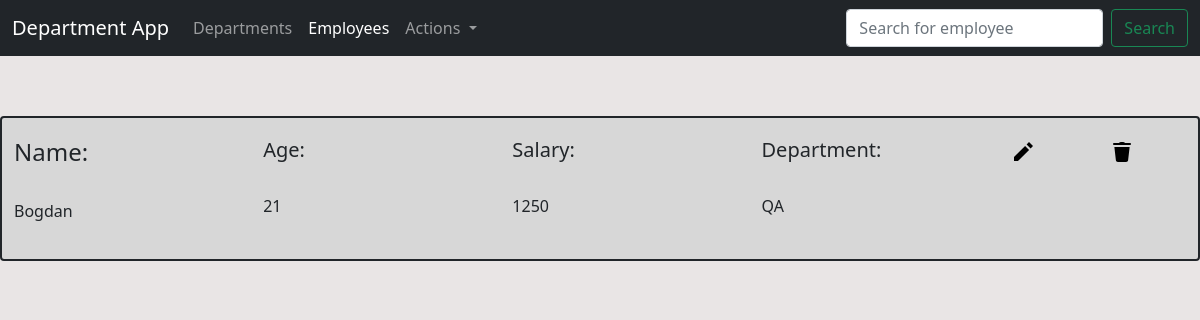
Page /employees on the earlier database version.
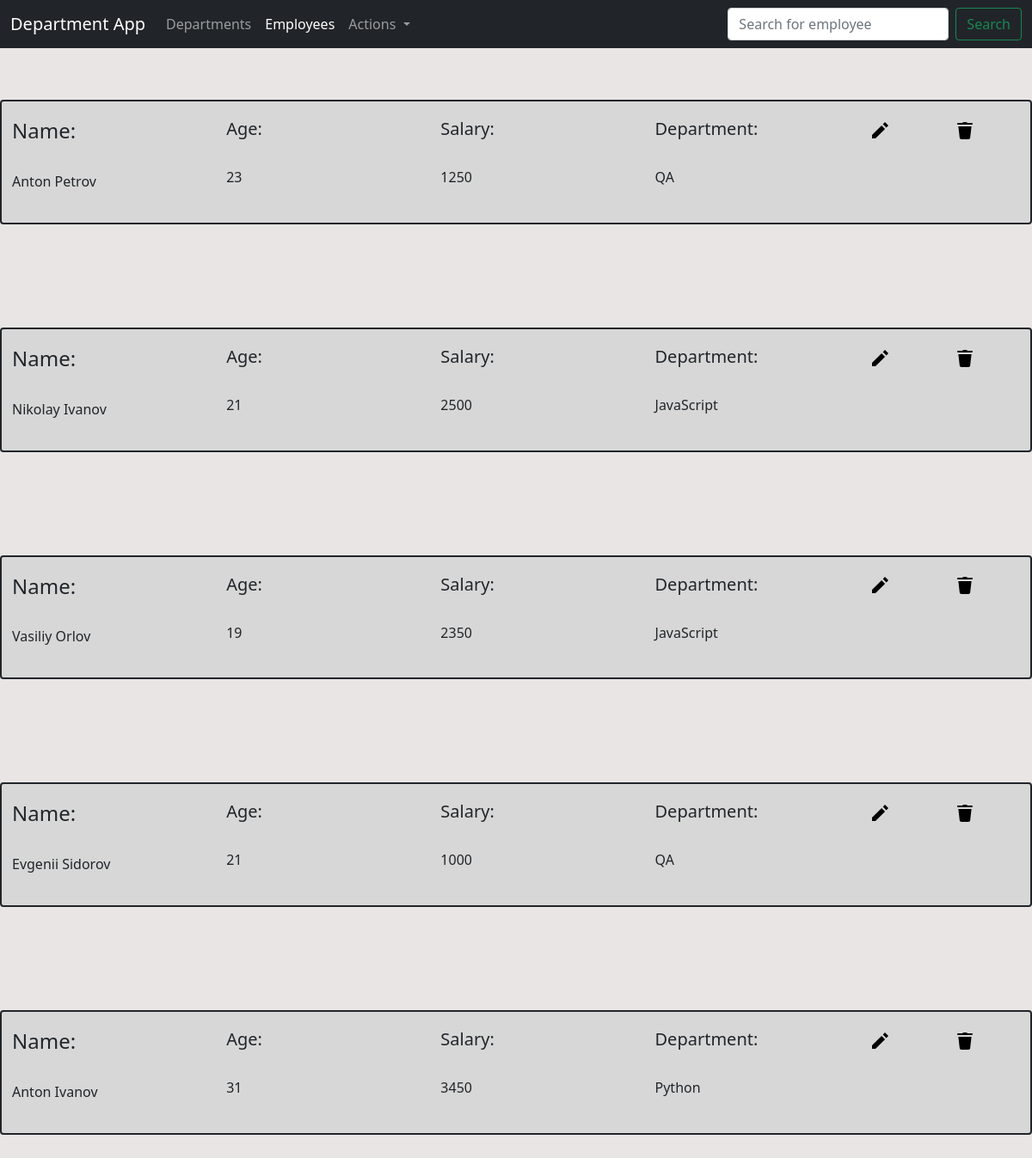
Same page on the later database version.
### department_app/models/employee_model.py (models this page shows, shortened)
class Employees(db.Model):
    id = db.Column(db.Integer, primary_key = True)
    emp_name = db.Column(db.String(50), nullable = False)
    emp_db = db.Column(db.String, nullable = False)
    emp_salary = db.Column(db.Integer, nullable = False)
    emp_department = db.Column(db.String(50), nullable = False)

### department_app/views/employees_view.py (the view)
@app.route("/employees")
def employees():
    age = {elem.id: count_age(elem.id) for elem in Employees.query.all()}
    return render_template('employees.html', all_emps = Employees.query.all(), age = age, menu = menu, dropdown = dropdown, title = 'Employees')

### department_app/service/common_funcs.py (called while the page is built)
def count_age(emp):
    temp = datetime.datetime.strptime(Employees.query.filter_by(id = emp).first().emp_db, "%Y-%m-%d")
    today = datetime.date.today()
    return today.year - temp.year - ((today.month, today.day) < (temp.month, temp.day))

### department_app/templates/employees.html (shortened to what this page needs)
{% extends 'base.html' %}
{% block content %}
{% for data in all_emps %}
    <section id="section-{{data.id}}">
      <div class="container-xxl">
        <div class="row">
          <span class="border border-dark border-2 rounded"  style="background-color: #D7D7D7;">
              <div class="row">
                  <div class="col">
                    <h4>Name:</h4>
                    <br>
                    <p>{{ data.emp_name }}</p>
                  </div>
                  <div class="col">
                    <h5>Age:</h5>
                    <br>
                    <p>{{age[data.id]}}</p>
                  </div>
                  <div class="col">
                    <h5>Salary:</h5>
                    <br>
                    <p>{{ data.emp_salary }}</p>
                  </div>
                  <div class="col">
                    <h5>Department:</h5>
                    <br>
                    <p>{{ data.emp_department }}</p>
                  </div>
                  <div class="col-1 align-items-end">
                    <a id="edit-{{data.id}}" href="employees/edit/{{data.id}}">
                      <img src = "../static/images/icons8-edit-24.svg", alt="Edit" style="padding-right: 60px">
                    </a>
                  </div>
                  <div class="col-1 align-items-end">
                    <a id="delete-{{data.id}}" href="employees/delete/{{data.id}}">
                      <img src = "../static/images/icons8-delete-24.svg", alt="Delete">
                    </a>
                  </div>
                </div>
          </span>
        </div>
      </div>
  </section>
{% endfor %}
{% endblock -%}

### department_app/templates/base.html (shortened to what this page needs)
<!DOCTYPE html>
<html lang="en">
<head>
    <link href="https://cdn.jsdelivr.net/npm/bootstrap@5.1.3/dist/css/bootstrap.min.css" rel="stylesheet">
    <link rel="stylesheet" href="../static/css/styles.css">
  </head>
<body>
    <header>
        <nav class="navbar navbar-expand-lg navbar-dark bg-dark">
            <div class="container-xxl">
              <a class="navbar-brand" href="{{ url_for('index') }}">Department App</a>
              <div class="collapse navbar-collapse" id="navbarSupportedContent">
                <ul class="navbar-nav me-auto mb-2 mb-lg-0">
                  {% for m in menu -%}
                  <li class="nav-item">
                    <a class="nav-link {{m.status}}" href="{{url_for(m.url)}}">{{m.name}}</a>
                  </li>
                  {% endfor -%}
                  <li class="nav-item dropdown">
                    <a class="nav-link dropdown-toggle" href="#" id="navbarDropdown" role="button" data-bs-toggle="dropdown" aria-expanded="false">
                      Actions
                    </a>
                  </li>
                </ul>
                <form class="d-flex" method="POST" action="{{url_for('search_by_name')}}">
                  <input name="search_str" class="form-control me-2" type="text" placeholder="Search for employee" >
                  <button class="btn btn-outline-success" type="submit">Search</button>
                </form>
              </div>
            </div>
          </nav>
    </header>
{% block content %} {% endblock %}

### department_app/static/css/styles.css (style rules this page uses)
section { padding-top: 40px; padding-bottom: 40px; }
.row { padding-top: 20px; padding-bottom: 20px; }
body { background-color: #E9E5E5; }

Differences in the rows shown:
removed Employees: emp_name "Bogdan", age "21", emp_salary "1250", emp_department "QA"
added Employees: emp_name "Anton Petrov", age "23", emp_salary "1250", emp_department "QA"
added Employees: emp_name "Nikolay Ivanov", age "21", emp_salary "2500", emp_department "JavaScript"
added Employees: emp_name "Vasiliy Orlov", age "19", emp_salary "2350", emp_department "JavaScript"
added Employees: emp_name "Evgenii Sidorov", age "21", emp_salary "1000", emp_department "QA"
added Employees: emp_name "Anton Ivanov", age "31", emp_salary "3450", emp_department "Python"
